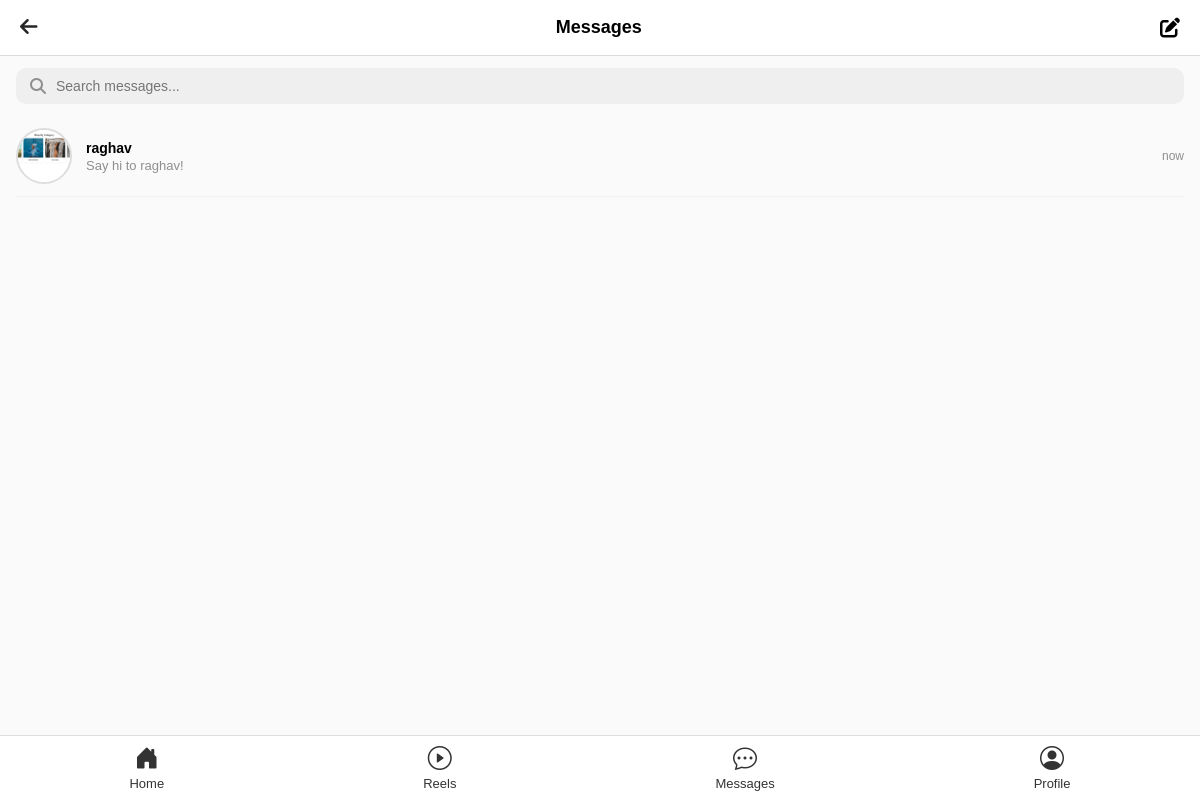
Page /messages/ (signed in) on the committed database.
### app/models.py (models this page shows, shortened)
class Profile(models.Model):
    user = models.OneToOneField(
        User,
        on_delete=models.CASCADE
    )
    image = models.ImageField(
        upload_to="profile/",
        blank=True
    )
    bio = models.TextField(
        blank=True
    )
    followers = models.ManyToManyField(
        User,
        related_name="following",
        blank=True
    )

### app/views.py (the view)
# urls.py: path('messages/', views.massage, name='massage'),
@login_required(login_url='login')
def massage(request):
    profiles = Profile.objects.exclude(user=request.user)
    return render(request, "massage.html", {"profiles": profiles})

### templates/massage.html (shortened to what this page needs)
{% load static %}
<!DOCTYPE html>
<html lang="en">
<head>
    <link rel="stylesheet" href="https://cdnjs.cloudflare.com/ajax/libs/font-awesome/6.7.2/css/all.min.css">
    <link rel="stylesheet" href="{% static 'navbar.css' %}">
    <link rel="stylesheet" href="{% static 'massages.css' %}">
</head>
<body>
<div class="msg-header">
    <a href="{% url 'home' %}" class="back-btn"><i class="fa-solid fa-arrow-left"></i></a>
    <h2>Messages</h2>
    <i class="fa-solid fa-pen-to-square"></i>
</div>
<div class="msg-search">
    <i class="fa-solid fa-magnifying-glass"></i>
    <input type="text" placeholder="Search messages...">
</div>
<div class="msg-list">
    {% for profile in profiles %}
    <div class="msg-item">
        {% if profile.image %}
            <img src="{{ profile.image.url }}" alt="avatar">
        {% else %}
            <img src="{% static 'images/default-avatar.png' %}" alt="avatar">
        {% endif %}
        <div class="msg-info">
            <span class="msg-name">{{ profile.user.username }}</span>
            <span class="msg-preview">Say hi to {{ profile.user.username }}!</span>
        </div>
        <span class="msg-time">now</span>
    </div>
    {% empty %}
    <div class="msg-empty">
        <i class="fa-regular fa-comment-dots"></i>
        <p>No messages yet</p>
    </div>
    {% endfor %}
</div>
{% include 'navbar.html' %}
</body>
</html>

### static/massages.css (style rules this page uses)
* { margin: 0; padding: 0; box-sizing: border-box; font-family: Arial, sans-serif; }
body { background: #fafafa; padding-bottom: 80px; }
.msg-header { display: flex; align-items: center; justify-content: space-between; padding: 16px 20px; background: #fff; border-bottom: 1px solid #dbdbdb; position: sticky; top: 0; z-index: 100; }
.msg-header h2 { font-size: 18px; font-weight: 700; }
.msg-header i { font-size: 20px; cursor: pointer; }
.back-btn { color: #262626; text-decoration: none; font-size: 20px; }
.msg-search { display: flex; align-items: center; gap: 10px; margin: 12px 16px; background: #efefef; border-radius: 10px; padding: 10px 14px; }
.msg-search input { border: none; background: transparent; outline: none; font-size: 14px; width: 100%; }
.msg-search i { color: #8e8e8e; }
.msg-list { padding: 0 16px; }
.msg-item { display: flex; align-items: center; gap: 14px; padding: 12px 0; border-bottom: 1px solid #f0f0f0; cursor: pointer; }
.msg-item img { width: 56px; height: 56px; border-radius: 50%; object-fit: cover; border: 2px solid #ddd; }
.msg-info { flex: 1; }
.msg-name { display: block; font-weight: 600; font-size: 14px; }
.msg-preview { display: block; font-size: 13px; color: #8e8e8e; margin-top: 2px; }
.msg-time { font-size: 12px; color: #8e8e8e; }

### rows in the picture
Profile: image (picture), user.username "raghav"
